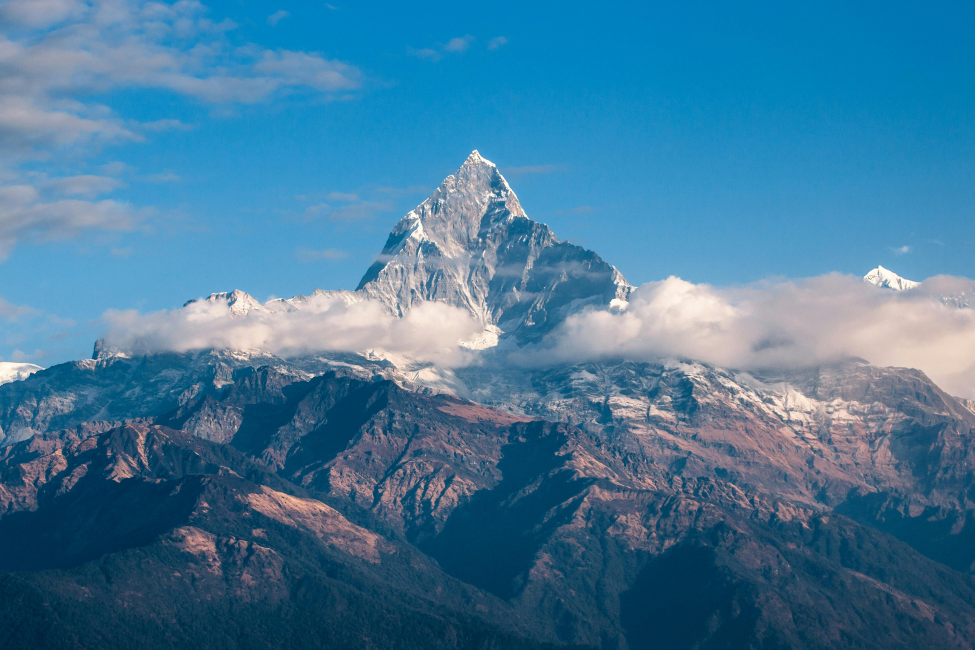
#> input picture computervision/image.jpg, 4872 x 3248 px (shown at 1/5 size)
$ jupyter execute image_processing.ipynb
#> lines starting #> are read from the running program, lines starting #| are printed output that depends on the picture; after the words box and inside, x2 and y2 are one past the last pixel; in counts of white or black regions, pixels touching at a corner belong together
[cell 1]
import cv2

[cell 2]
image = cv2.imread('image.jpg')
#> image is the input picture: shape (3248, 4872, 3); mean B, G, R 153.9, 121.2, 67.3

[cell 3]
if image is not None:
    cv2.imshow('Image', image)
    cv2.waitKey(0)
    cv2.destroyAllWindows()

[cell 4]
image

[cell 5]
gray_image = cv2.cvtColor(image, cv2.COLOR_BGR2GRAY)
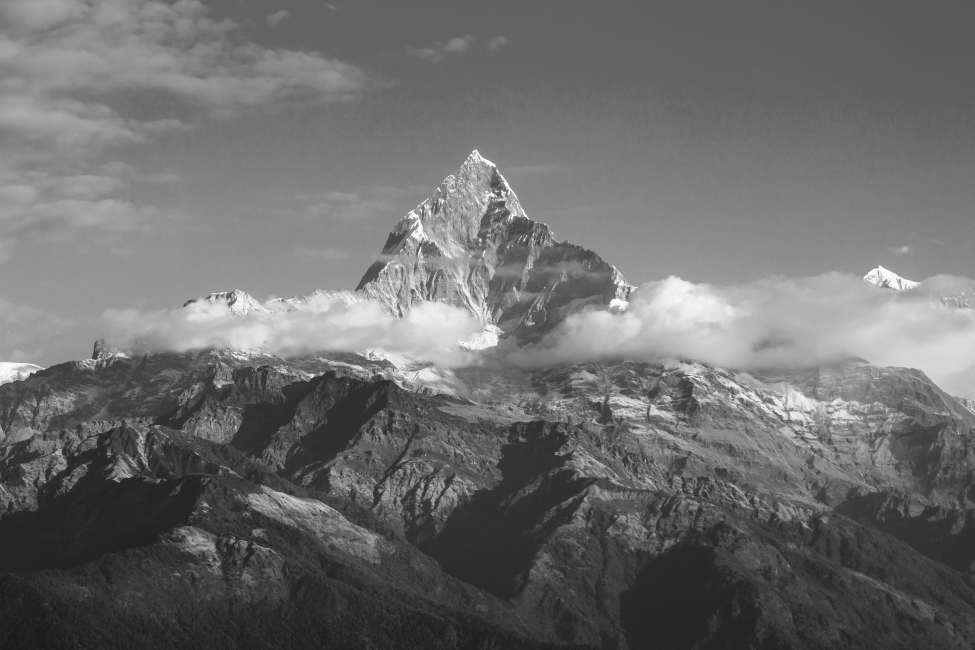
#> gray_image: shape (3248, 4872) (shown at 1/5 size); min 23, max 255, mean 108.8
cv2.imshow('Image', gray_image)
cv2.waitKey(0)
cv2.destroyAllWindows()

[cell 6]
blurred_image = cv2.GaussianBlur(image,(15, 15), 0)
cv2.imshow('Image', blurred_image)
cv2.waitKey(0)
cv2.destroyAllWindows()

[cell 7]
edges = cv2.Canny(gray_image, 100, 200 )
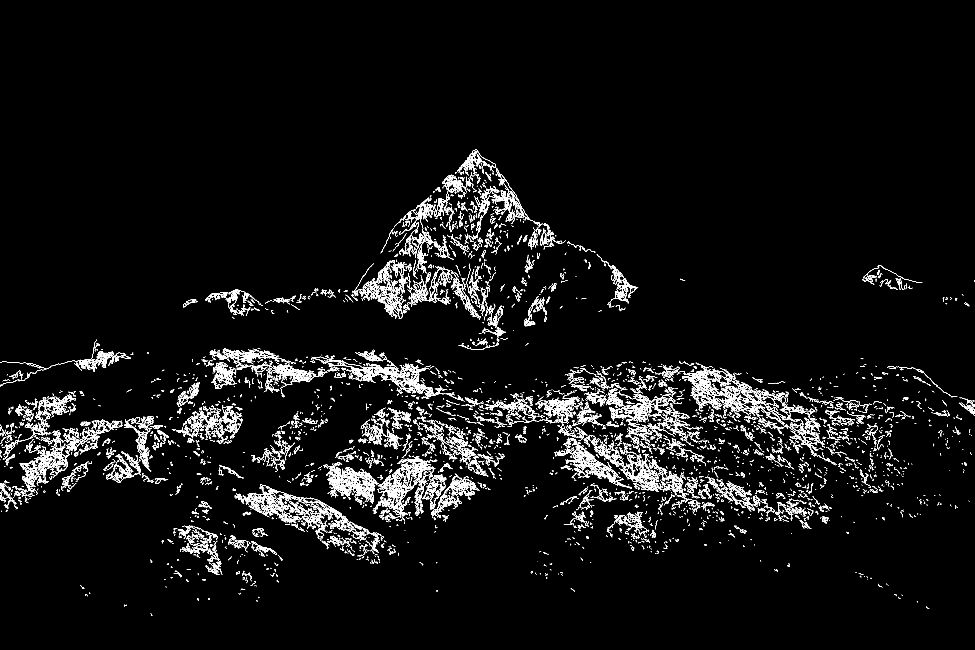
#> edges: shape (3248, 4872) (shown at 1/5 size); 2.2% white in thin lines or dots, all inside (x1, y1, x2, y2) = (0, 746, 4872, 3080)
cv2.imshow('Edges', edges)
cv2.waitKey(0)
cv2.destroyAllWindows()

[cell 8]
small_image = cv2.resize(image, (600, 400))
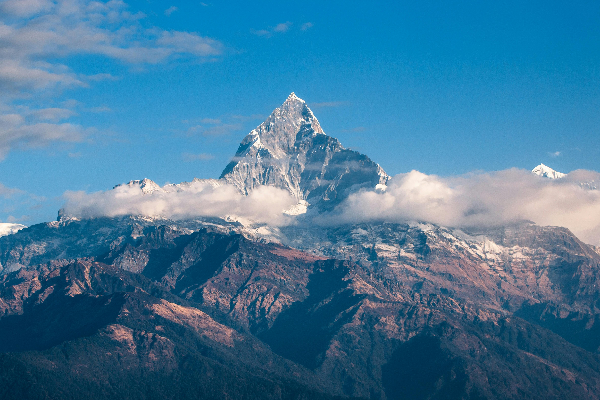
#> small_image: shape (400, 600, 3); mean B, G, R 153.7, 121.1, 67.2
cv2.imshow('Small Image', small_image)
cv2.waitKey(0)
cv2.destroyAllWindows()

[cell 9]
image.shape
#> Out = (3248, 4872, 3)

[cell 10]
drawing = image.copy()
cv2.rectangle(drawing, (50, 50), (200, 200), (36, 200, 150), 5)
cv2.imshow("Rectangle", drawing)
cv2.waitKey(0)
cv2.destroyAllWindows()
